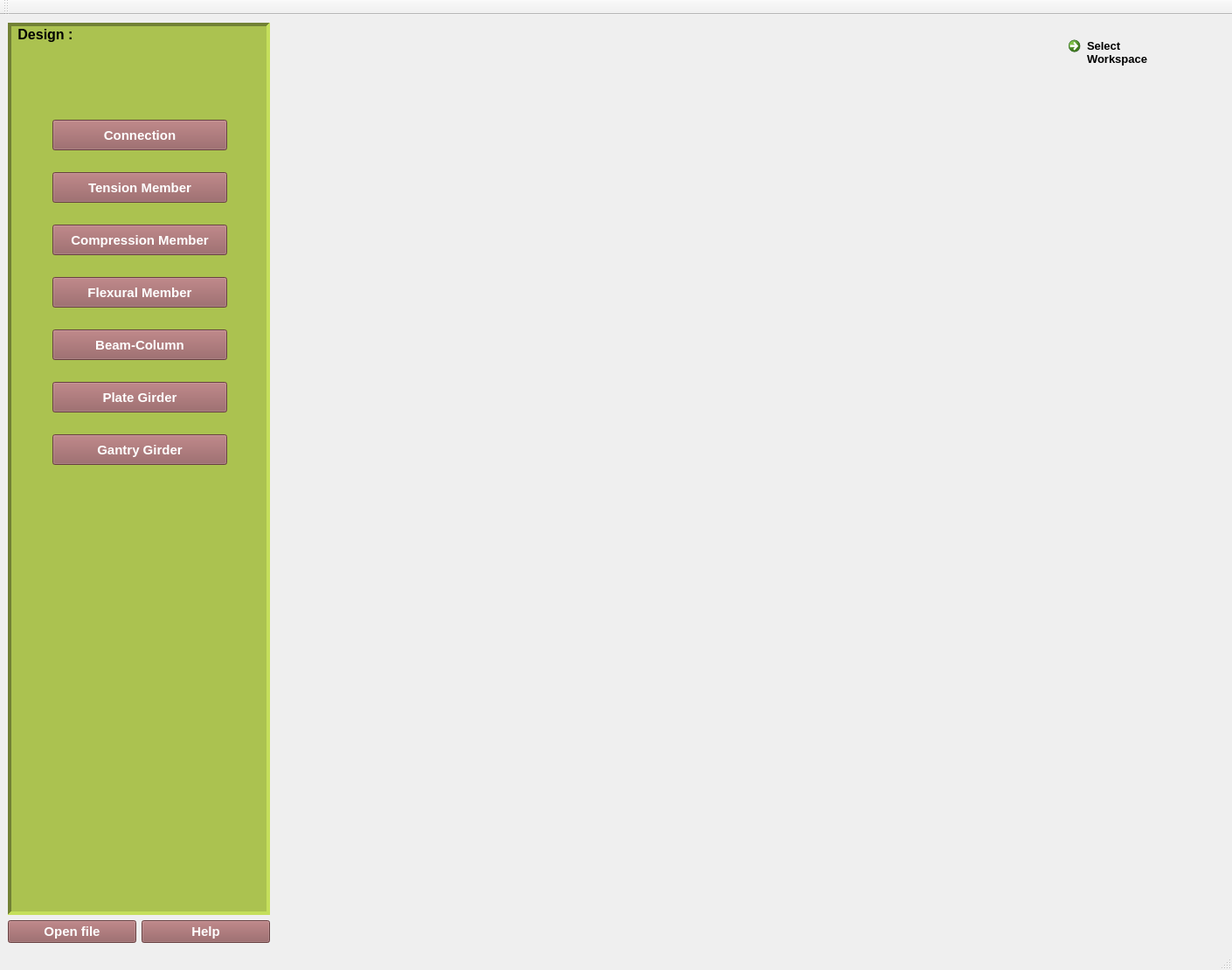
<?xml version="1.0" encoding="UTF-8"?>
<ui version="4.0">
 <class>MainWindow</class>
 <widget class="QMainWindow" name="MainWindow">
  <property name="windowModality">
   <enum>Qt::NonModal</enum>
  </property>
  <property name="geometry">
   <rect>
    <x>0</x>
    <y>0</y>
    <width>1410</width>
    <height>1110</height>
   </rect>
  </property>
  <property name="windowTitle">
   <string>Osdag</string>
  </property>
  <property name="styleSheet">
   <string notr="true">QWidget::showMaximised()</string>
  </property>
  <widget class="QWidget" name="centralwidget">
   <layout class="QGridLayout" name="gridLayout">
    <item row="1" column="1">
     <widget class="QPushButton" name="btn_help">
      <property name="font">
       <font>
        <family>Arial</family>
        <pointsize>11</pointsize>
        <weight>75</weight>
        <bold>true</bold>
       </font>
      </property>
      <property name="styleSheet">
       <string notr="true">QPushButton::hover
{
   background-color: #d97f7f;
   color:#000000 ;
}

QPushButton
{
background-color: #925a5b;
color:#ffffff;
}</string>
      </property>
      <property name="text">
       <string>Help</string>
      </property>
      <property name="autoDefault">
       <bool>true</bool>
      </property>
     </widget>
    </item>
    <item row="1" column="0">
     <widget class="QPushButton" name="btn_openfile">
      <property name="font">
       <font>
        <family>Arial</family>
        <pointsize>11</pointsize>
        <weight>75</weight>
        <bold>true</bold>
       </font>
      </property>
      <property name="styleSheet">
       <string notr="true">QPushButton::hover
{
   background-color: #d97f7f;
   color:#000000 ;
}

QPushButton
{
background-color: #925a5b;
color:#ffffff;
}</string>
      </property>
      <property name="text">
       <string>Open file</string>
      </property>
      <property name="autoDefault">
       <bool>true</bool>
      </property>
     </widget>
    </item>
    <item row="0" column="0" colspan="2">
     <widget class="QListWidget" name="myListWidget">
      <property name="minimumSize">
       <size>
        <width>300</width>
        <height>0</height>
       </size>
      </property>
      <property name="palette">
       <palette>
        <active>
         <colorrole role="Button">
          <brush brushstyle="SolidPattern">
           <color alpha="255">
            <red>171</red>
            <green>194</green>
            <blue>80</blue>
           </color>
          </brush>
         </colorrole>
         <colorrole role="Base">
          <brush brushstyle="SolidPattern">
           <color alpha="255">
            <red>171</red>
            <green>194</green>
            <blue>80</blue>
           </color>
          </brush>
         </colorrole>
         <colorrole role="Window">
          <brush brushstyle="SolidPattern">
           <color alpha="255">
            <red>171</red>
            <green>194</green>
            <blue>80</blue>
           </color>
          </brush>
         </colorrole>
         <colorrole role="Highlight">
          <brush brushstyle="SolidPattern">
           <color alpha="255">
            <red>240</red>
            <green>84</green>
            <blue>69</blue>
           </color>
          </brush>
         </colorrole>
        </active>
        <inactive>
         <colorrole role="Button">
          <brush brushstyle="SolidPattern">
           <color alpha="255">
            <red>171</red>
            <green>194</green>
            <blue>80</blue>
           </color>
          </brush>
         </colorrole>
         <colorrole role="Base">
          <brush brushstyle="SolidPattern">
           <color alpha="255">
            <red>171</red>
            <green>194</green>
            <blue>80</blue>
           </color>
          </brush>
         </colorrole>
         <colorrole role="Window">
          <brush brushstyle="SolidPattern">
           <color alpha="255">
            <red>171</red>
            <green>194</green>
            <blue>80</blue>
           </color>
          </brush>
         </colorrole>
         <colorrole role="Highlight">
          <brush brushstyle="SolidPattern">
           <color alpha="255">
            <red>240</red>
            <green>84</green>
            <blue>69</blue>
           </color>
          </brush>
         </colorrole>
        </inactive>
        <disabled>
         <colorrole role="Button">
          <brush brushstyle="SolidPattern">
           <color alpha="255">
            <red>171</red>
            <green>194</green>
            <blue>80</blue>
           </color>
          </brush>
         </colorrole>
         <colorrole role="Base">
          <brush brushstyle="SolidPattern">
           <color alpha="255">
            <red>171</red>
            <green>194</green>
            <blue>80</blue>
           </color>
          </brush>
         </colorrole>
         <colorrole role="Window">
          <brush brushstyle="SolidPattern">
           <color alpha="255">
            <red>171</red>
            <green>194</green>
            <blue>80</blue>
           </color>
          </brush>
         </colorrole>
         <colorrole role="Highlight">
          <brush brushstyle="SolidPattern">
           <color alpha="255">
            <red>240</red>
            <green>240</green>
            <blue>240</blue>
           </color>
          </brush>
         </colorrole>
        </disabled>
       </palette>
      </property>
      <property name="focusPolicy">
       <enum>Qt::NoFocus</enum>
      </property>
      <property name="contextMenuPolicy">
       <enum>Qt::ActionsContextMenu</enum>
      </property>
      <property name="styleSheet">
       <string notr="true">QListWidget
{
background-color: #abc250 ;
}</string>
      </property>
      <property name="frameShape">
       <enum>QFrame::Panel</enum>
      </property>
      <property name="frameShadow">
       <enum>QFrame::Sunken</enum>
      </property>
      <property name="lineWidth">
       <number>4</number>
      </property>
      <property name="midLineWidth">
       <number>2</number>
      </property>
      <item>
       <property name="text">
        <string> Design :</string>
       </property>
       <property name="toolTip">
        <string/>
       </property>
       <property name="font">
        <font>
         <pointsize>12</pointsize>
         <weight>75</weight>
         <bold>true</bold>
        </font>
       </property>
      </item>
     </widget>
    </item>
    <item row="0" column="2">
     <widget class="QStackedWidget" name="myStackedWidget">
      <property name="font">
       <font>
        <pointsize>13</pointsize>
        <italic>false</italic>
       </font>
      </property>
      <property name="frameShape">
       <enum>QFrame::NoFrame</enum>
      </property>
      <property name="frameShadow">
       <enum>QFrame::Plain</enum>
      </property>
      <property name="currentIndex">
       <number>0</number>
      </property>
      <widget class="QWidget" name="Osdagpage">
       <layout class="QGridLayout" name="gridLayout_2">
        <item row="0" column="0" rowspan="2" colspan="2">
         <widget class="QLabel" name="lbl_OsdagHeader">
          <property name="minimumSize">
           <size>
            <width>800</width>
            <height>200</height>
           </size>
          </property>
          <property name="maximumSize">
           <size>
            <width>800</width>
            <height>200</height>
           </size>
          </property>
          <property name="text">
           <string/>
          </property>
          <property name="pixmap">
           <pixmap resource="ResourceFiles/osdagMainPageIcons.qrc">:/newPrefix/images/Osdag_header.png</pixmap>
          </property>
          <property name="scaledContents">
           <bool>true</bool>
          </property>
         </widget>
        </item>
        <item row="0" column="2">
         <widget class="QCommandLinkButton" name="cmdlinkbtn_workspace">
          <property name="font">
           <font>
            <family>Arial</family>
            <pointsize>10</pointsize>
           </font>
          </property>
          <property name="toolTip">
           <string>&lt;html&gt;&lt;head/&gt;&lt;body&gt;&lt;p&gt;&lt;span style=&quot; font-size:10pt; font-weight:600; color:#abc250;&quot;&gt;Workspace&lt;/span&gt;&lt;/p&gt;&lt;/body&gt;&lt;/html&gt;</string>
          </property>
          <property name="layoutDirection">
           <enum>Qt::LeftToRight</enum>
          </property>
          <property name="styleSheet">
           <string notr="true">QCommandLinkButton
{
background-color: #abc250 ;
}</string>
          </property>
          <property name="text">
           <string>Select
Workspace</string>
          </property>
          <property name="icon">
           <iconset resource="ResourceFiles/osdagMainPageIcons.qrc">
            <normaloff>:/newPrefix/images/workspace_icon.png</normaloff>:/newPrefix/images/workspace_icon.png</iconset>
          </property>
          <property name="iconSize">
           <size>
            <width>100</width>
            <height>100</height>
           </size>
          </property>
         </widget>
        </item>
        <item row="1" column="2" rowspan="2">
         <spacer name="verticalSpacer_6">
          <property name="orientation">
           <enum>Qt::Vertical</enum>
          </property>
          <property name="sizeHint" stdset="0">
           <size>
            <width>20</width>
            <height>738</height>
           </size>
          </property>
         </spacer>
        </item>
        <item row="2" column="0">
         <spacer name="verticalSpacer">
          <property name="orientation">
           <enum>Qt::Vertical</enum>
          </property>
          <property name="sizeHint" stdset="0">
           <size>
            <width>20</width>
            <height>646</height>
           </size>
          </property>
         </spacer>
        </item>
        <item row="3" column="0">
         <widget class="QLabel" name="lbl_fosseelogo">
          <property name="minimumSize">
           <size>
            <width>250</width>
            <height>92</height>
           </size>
          </property>
          <property name="maximumSize">
           <size>
            <width>250</width>
            <height>92</height>
           </size>
          </property>
          <property name="text">
           <string/>
          </property>
          <property name="pixmap">
           <pixmap resource="ResourceFiles/osdagMainPageIcons.qrc">:/newPrefix/images/Fossee_logo.png</pixmap>
          </property>
          <property name="scaledContents">
           <bool>true</bool>
          </property>
         </widget>
        </item>
        <item row="3" column="1">
         <spacer name="horizontalSpacer">
          <property name="orientation">
           <enum>Qt::Horizontal</enum>
          </property>
          <property name="sizeHint" stdset="0">
           <size>
            <width>532</width>
            <height>20</height>
           </size>
          </property>
         </spacer>
        </item>
        <item row="3" column="2">
         <widget class="QLabel" name="lbl_iitblogo">
          <property name="sizePolicy">
           <sizepolicy hsizetype="Preferred" vsizetype="Preferred">
            <horstretch>0</horstretch>
            <verstretch>0</verstretch>
           </sizepolicy>
          </property>
          <property name="minimumSize">
           <size>
            <width>100</width>
            <height>100</height>
           </size>
          </property>
          <property name="text">
           <string/>
          </property>
          <property name="pixmap">
           <pixmap resource="ResourceFiles/osdagMainPageIcons.qrc">:/newPrefix/images/logoiitb.png</pixmap>
          </property>
          <property name="scaledContents">
           <bool>false</bool>
          </property>
         </widget>
        </item>
       </layout>
      </widget>
      <widget class="QWidget" name="Connectionpage">
       <layout class="QHBoxLayout" name="horizontalLayout">
        <item>
         <widget class="QTabWidget" name="mytabWidget">
          <property name="sizePolicy">
           <sizepolicy hsizetype="Expanding" vsizetype="Expanding">
            <horstretch>0</horstretch>
            <verstretch>0</verstretch>
           </sizepolicy>
          </property>
          <property name="font">
           <font>
            <family>Arial</family>
            <pointsize>11</pointsize>
            <weight>75</weight>
            <bold>true</bold>
           </font>
          </property>
          <property name="focusPolicy">
           <enum>Qt::ClickFocus</enum>
          </property>
          <property name="toolTip">
           <string>&lt;html&gt;&lt;head/&gt;&lt;body&gt;&lt;p&gt;&lt;a href=&quot;#&quot;&gt;Shear Connection&lt;/a&gt;&lt;/p&gt;&lt;/body&gt;&lt;/html&gt;</string>
          </property>
          <property name="styleSheet">
           <string notr="true">QTabBar::tab {
    margin-right: 10;
 }
QTabBar::tab::hover
{
   background-color: #d97f7f;
   color:#000000 ;
}

QTabBar::tab{
height: 40px;
width: 200px;
background-color: #925a5b;
color:#ffffff;
}
QTabBar::tab{
border-top-left-radius: 2px ;
border-top-right-radius: 2px ;
border-bottom-left-radius: 0px ;
border-bottom-right-radius: 0px ;
}
 </string>
          </property>
          <property name="tabShape">
           <enum>QTabWidget::Triangular</enum>
          </property>
          <property name="currentIndex">
           <number>0</number>
          </property>
          <widget class="QWidget" name="tab1_shearconnection">
           <property name="font">
            <font>
             <italic>true</italic>
            </font>
           </property>
           <attribute name="title">
            <string>Shear Connection</string>
           </attribute>
           <layout class="QGridLayout" name="gridLayout_3">
            <item row="0" column="2">
             <spacer name="verticalSpacer_4">
              <property name="orientation">
               <enum>Qt::Vertical</enum>
              </property>
              <property name="sizeHint" stdset="0">
               <size>
                <width>20</width>
                <height>102</height>
               </size>
              </property>
             </spacer>
            </item>
            <item row="0" column="6">
             <spacer name="verticalSpacer_5">
              <property name="orientation">
               <enum>Qt::Vertical</enum>
              </property>
              <property name="sizeHint" stdset="0">
               <size>
                <width>20</width>
                <height>102</height>
               </size>
              </property>
             </spacer>
            </item>
            <item row="1" column="0">
             <spacer name="horizontalSpacer_2">
              <property name="orientation">
               <enum>Qt::Horizontal</enum>
              </property>
              <property name="sizeHint" stdset="0">
               <size>
                <width>87</width>
                <height>20</height>
               </size>
              </property>
             </spacer>
            </item>
            <item row="1" column="1" colspan="3">
             <layout class="QVBoxLayout" name="verticalLayout">
              <item>
               <widget class="QLabel" name="label_2">
                <property name="font">
                 <font>
                  <family>Arial</family>
                  <pointsize>12</pointsize>
                  <weight>75</weight>
                  <bold>true</bold>
                 </font>
                </property>
                <property name="text">
                 <string>Finplate</string>
                </property>
               </widget>
              </item>
              <item>
               <widget class="QRadioButton" name="rdbtn_finplate">
                <property name="font">
                 <font>
                  <family>Arial</family>
                  <pointsize>12</pointsize>
                  <weight>75</weight>
                  <italic>false</italic>
                  <bold>true</bold>
                  <strikeout>false</strikeout>
                 </font>
                </property>
                <property name="focusPolicy">
                 <enum>Qt::TabFocus</enum>
                </property>
                <property name="layoutDirection">
                 <enum>Qt::LeftToRight</enum>
                </property>
                <property name="text">
                 <string/>
                </property>
                <property name="icon">
                 <iconset>
                  <normaloff>ResourceFiles/images/finplate.png</normaloff>ResourceFiles/images/finplate.png</iconset>
                </property>
                <property name="iconSize">
                 <size>
                  <width>300</width>
                  <height>300</height>
                 </size>
                </property>
                <property name="shortcut">
                 <string>Shift+F</string>
                </property>
                <property name="checkable">
                 <bool>true</bool>
                </property>
               </widget>
              </item>
             </layout>
            </item>
            <item row="1" column="4">
             <spacer name="horizontalSpacer_3">
              <property name="orientation">
               <enum>Qt::Horizontal</enum>
              </property>
              <property name="sizeHint" stdset="0">
               <size>
                <width>175</width>
                <height>20</height>
               </size>
              </property>
             </spacer>
            </item>
            <item row="1" column="5" colspan="3">
             <layout class="QVBoxLayout" name="verticalLayout_2">
              <item>
               <widget class="QLabel" name="label_3">
                <property name="font">
                 <font>
                  <family>Arial</family>
                  <pointsize>12</pointsize>
                  <weight>75</weight>
                  <bold>true</bold>
                 </font>
                </property>
                <property name="text">
                 <string>Cleat Angle</string>
                </property>
               </widget>
              </item>
              <item>
               <widget class="QRadioButton" name="rdbtn_cleat">
                <property name="font">
                 <font>
                  <family>Arial</family>
                  <pointsize>12</pointsize>
                  <weight>75</weight>
                  <italic>false</italic>
                  <bold>true</bold>
                  <underline>false</underline>
                  <strikeout>false</strikeout>
                 </font>
                </property>
                <property name="focusPolicy">
                 <enum>Qt::TabFocus</enum>
                </property>
                <property name="layoutDirection">
                 <enum>Qt::LeftToRight</enum>
                </property>
                <property name="styleSheet">
                 <string notr="true">QRadioButton {
text-shadow : black 0.1em 0.1em 0.2em  ;
}</string>
                </property>
                <property name="text">
                 <string/>
                </property>
                <property name="icon">
                 <iconset>
                  <normaloff>ResourceFiles/images/cleatAngle.png</normaloff>ResourceFiles/images/cleatAngle.png</iconset>
                </property>
                <property name="iconSize">
                 <size>
                  <width>300</width>
                  <height>300</height>
                 </size>
                </property>
                <property name="shortcut">
                 <string>Shift+C</string>
                </property>
               </widget>
              </item>
             </layout>
            </item>
            <item row="1" column="8">
             <spacer name="horizontalSpacer_8">
              <property name="orientation">
               <enum>Qt::Horizontal</enum>
              </property>
              <property name="sizeHint" stdset="0">
               <size>
                <width>87</width>
                <height>20</height>
               </size>
              </property>
             </spacer>
            </item>
            <item row="2" column="0">
             <spacer name="horizontalSpacer_4">
              <property name="orientation">
               <enum>Qt::Horizontal</enum>
              </property>
              <property name="sizeHint" stdset="0">
               <size>
                <width>87</width>
                <height>20</height>
               </size>
              </property>
             </spacer>
            </item>
            <item row="2" column="1" colspan="3">
             <layout class="QVBoxLayout" name="verticalLayout_3">
              <item>
               <widget class="QLabel" name="label_4">
                <property name="font">
                 <font>
                  <family>Arial</family>
                  <pointsize>12</pointsize>
                  <weight>75</weight>
                  <bold>true</bold>
                 </font>
                </property>
                <property name="text">
                 <string>Endplate</string>
                </property>
               </widget>
              </item>
              <item>
               <widget class="QRadioButton" name="rdbtn_endplate">
                <property name="font">
                 <font>
                  <family>Arial</family>
                  <pointsize>12</pointsize>
                  <weight>75</weight>
                  <italic>false</italic>
                  <bold>true</bold>
                 </font>
                </property>
                <property name="focusPolicy">
                 <enum>Qt::TabFocus</enum>
                </property>
                <property name="layoutDirection">
                 <enum>Qt::LeftToRight</enum>
                </property>
                <property name="text">
                 <string/>
                </property>
                <property name="icon">
                 <iconset>
                  <normaloff>ResourceFiles/images/endplate.png</normaloff>ResourceFiles/images/endplate.png</iconset>
                </property>
                <property name="iconSize">
                 <size>
                  <width>300</width>
                  <height>300</height>
                 </size>
                </property>
                <property name="shortcut">
                 <string>Shift+E</string>
                </property>
               </widget>
              </item>
             </layout>
            </item>
            <item row="2" column="4">
             <spacer name="horizontalSpacer_5">
              <property name="orientation">
               <enum>Qt::Horizontal</enum>
              </property>
              <property name="sizeHint" stdset="0">
               <size>
                <width>175</width>
                <height>20</height>
               </size>
              </property>
             </spacer>
            </item>
            <item row="2" column="5" colspan="3">
             <layout class="QVBoxLayout" name="verticalLayout_4">
              <item>
               <widget class="QLabel" name="label_5">
                <property name="font">
                 <font>
                  <family>Arial</family>
                  <pointsize>12</pointsize>
                  <weight>75</weight>
                  <bold>true</bold>
                 </font>
                </property>
                <property name="text">
                 <string>Seated Angle</string>
                </property>
               </widget>
              </item>
              <item>
               <widget class="QRadioButton" name="rdbtn_seat">
                <property name="focusPolicy">
                 <enum>Qt::TabFocus</enum>
                </property>
                <property name="text">
                 <string/>
                </property>
                <property name="icon">
                 <iconset resource="ResourceFiles/osdagMainPageIcons.qrc">
                  <normaloff>:/newPrefix/images/seatedAngle1.png</normaloff>:/newPrefix/images/seatedAngle1.png</iconset>
                </property>
                <property name="iconSize">
                 <size>
                  <width>300</width>
                  <height>300</height>
                 </size>
                </property>
                <property name="shortcut">
                 <string>Shift+S</string>
                </property>
               </widget>
              </item>
             </layout>
            </item>
            <item row="2" column="8">
             <spacer name="horizontalSpacer_9">
              <property name="orientation">
               <enum>Qt::Horizontal</enum>
              </property>
              <property name="sizeHint" stdset="0">
               <size>
                <width>87</width>
                <height>20</height>
               </size>
              </property>
             </spacer>
            </item>
            <item row="3" column="1">
             <spacer name="verticalSpacer_2">
              <property name="orientation">
               <enum>Qt::Vertical</enum>
              </property>
              <property name="sizeHint" stdset="0">
               <size>
                <width>20</width>
                <height>102</height>
               </size>
              </property>
             </spacer>
            </item>
            <item row="3" column="7">
             <spacer name="verticalSpacer_3">
              <property name="orientation">
               <enum>Qt::Vertical</enum>
              </property>
              <property name="sizeHint" stdset="0">
               <size>
                <width>20</width>
                <height>102</height>
               </size>
              </property>
             </spacer>
            </item>
            <item row="4" column="3">
             <spacer name="horizontalSpacer_6">
              <property name="orientation">
               <enum>Qt::Horizontal</enum>
              </property>
              <property name="sizeHint" stdset="0">
               <size>
                <width>262</width>
                <height>20</height>
               </size>
              </property>
             </spacer>
            </item>
            <item row="4" column="4">
             <widget class="QPushButton" name="btn_start">
              <property name="minimumSize">
               <size>
                <width>190</width>
                <height>30</height>
               </size>
              </property>
              <property name="maximumSize">
               <size>
                <width>190</width>
                <height>30</height>
               </size>
              </property>
              <property name="font">
               <font>
                <family>Arial</family>
                <pointsize>11</pointsize>
                <weight>75</weight>
                <bold>true</bold>
               </font>
              </property>
              <property name="focusPolicy">
               <enum>Qt::TabFocus</enum>
              </property>
              <property name="styleSheet">
               <string notr="true">QPushButton::hover
{
   background-color: #d97f7f;
   color:#000000 ;
}

QPushButton
{
background-color: #925a5b;
color:#ffffff;
}</string>
              </property>
              <property name="text">
               <string>Start</string>
              </property>
              <property name="checkable">
               <bool>false</bool>
              </property>
              <property name="autoExclusive">
               <bool>false</bool>
              </property>
              <property name="autoDefault">
               <bool>true</bool>
              </property>
             </widget>
            </item>
            <item row="4" column="5">
             <spacer name="horizontalSpacer_7">
              <property name="orientation">
               <enum>Qt::Horizontal</enum>
              </property>
              <property name="sizeHint" stdset="0">
               <size>
                <width>262</width>
                <height>20</height>
               </size>
              </property>
             </spacer>
            </item>
           </layout>
          </widget>
          <widget class="QWidget" name="tab2_momentconnection">
           <property name="layoutDirection">
            <enum>Qt::RightToLeft</enum>
           </property>
           <attribute name="title">
            <string>Moment Connection</string>
           </attribute>
          </widget>
         </widget>
        </item>
       </layout>
      </widget>
      <widget class="QWidget" name="tensionpage">
       <widget class="QLabel" name="label">
        <property name="geometry">
         <rect>
          <x>350</x>
          <y>260</y>
          <width>271</width>
          <height>111</height>
         </rect>
        </property>
        <property name="font">
         <font>
          <pointsize>19</pointsize>
          <weight>75</weight>
          <bold>true</bold>
          <underline>true</underline>
         </font>
        </property>
        <property name="text">
         <string>Coming Soon ...</string>
        </property>
       </widget>
      </widget>
      <widget class="QWidget" name="page"/>
     </widget>
    </item>
   </layout>
   <widget class="QPushButton" name="btn_connection">
    <property name="geometry">
     <rect>
      <x>60</x>
      <y>120</y>
      <width>200</width>
      <height>35</height>
     </rect>
    </property>
    <property name="font">
     <font>
      <family>Arial</family>
      <pointsize>11</pointsize>
      <weight>75</weight>
      <bold>true</bold>
     </font>
    </property>
    <property name="mouseTracking">
     <bool>false</bool>
    </property>
    <property name="focusPolicy">
     <enum>Qt::StrongFocus</enum>
    </property>
    <property name="contextMenuPolicy">
     <enum>Qt::ActionsContextMenu</enum>
    </property>
    <property name="styleSheet">
     <string notr="true">QPushButton::hover
{
   background-color: #d97f7f;
   color:#000000 ;
}

QPushButton
{
background-color: #925a5b;
color:#ffffff;
}
</string>
    </property>
    <property name="text">
     <string>Connection</string>
    </property>
    <property name="autoDefault">
     <bool>true</bool>
    </property>
    <property name="default">
     <bool>false</bool>
    </property>
   </widget>
   <widget class="QPushButton" name="btn_tension">
    <property name="geometry">
     <rect>
      <x>60</x>
      <y>180</y>
      <width>200</width>
      <height>35</height>
     </rect>
    </property>
    <property name="font">
     <font>
      <family>Arial</family>
      <pointsize>11</pointsize>
      <weight>75</weight>
      <bold>true</bold>
     </font>
    </property>
    <property name="styleSheet">
     <string notr="true">QPushButton::hover
{
   background-color: #d97f7f;
   color:#000000 ;
}

QPushButton
{
background-color: #925a5b;
color:#ffffff;
}
</string>
    </property>
    <property name="text">
     <string>Tension Member</string>
    </property>
    <property name="autoDefault">
     <bool>true</bool>
    </property>
   </widget>
   <widget class="QPushButton" name="btn_compression">
    <property name="geometry">
     <rect>
      <x>60</x>
      <y>240</y>
      <width>200</width>
      <height>35</height>
     </rect>
    </property>
    <property name="font">
     <font>
      <family>Arial</family>
      <pointsize>11</pointsize>
      <weight>75</weight>
      <bold>true</bold>
     </font>
    </property>
    <property name="styleSheet">
     <string notr="true">QPushButton::hover
{
   background-color: #d97f7f;
   color:#000000 ;
}

QPushButton
{
background-color: #925a5b;
color:#ffffff;
}
</string>
    </property>
    <property name="text">
     <string>Compression Member</string>
    </property>
    <property name="autoDefault">
     <bool>true</bool>
    </property>
   </widget>
   <widget class="QPushButton" name="btn_flexural">
    <property name="geometry">
     <rect>
      <x>60</x>
      <y>300</y>
      <width>200</width>
      <height>35</height>
     </rect>
    </property>
    <property name="font">
     <font>
      <family>Arial</family>
      <pointsize>11</pointsize>
      <weight>75</weight>
      <bold>true</bold>
     </font>
    </property>
    <property name="styleSheet">
     <string notr="true">QPushButton::hover
{
   background-color: #d97f7f;
   color:#000000 ;
}

QPushButton
{
background-color: #925a5b;
color:#ffffff;
}</string>
    </property>
    <property name="text">
     <string>Flexural Member</string>
    </property>
    <property name="autoDefault">
     <bool>true</bool>
    </property>
   </widget>
   <widget class="QPushButton" name="btn_beamCol">
    <property name="geometry">
     <rect>
      <x>60</x>
      <y>360</y>
      <width>200</width>
      <height>35</height>
     </rect>
    </property>
    <property name="font">
     <font>
      <family>Arial</family>
      <pointsize>11</pointsize>
      <weight>75</weight>
      <bold>true</bold>
     </font>
    </property>
    <property name="styleSheet">
     <string notr="true">QPushButton::hover
{
   background-color: #d97f7f;
   color:#000000 ;
}

QPushButton
{
background-color: #925a5b;
color:#ffffff;
}</string>
    </property>
    <property name="text">
     <string>Beam-Column</string>
    </property>
    <property name="autoDefault">
     <bool>true</bool>
    </property>
   </widget>
   <widget class="QPushButton" name="btn_plate">
    <property name="geometry">
     <rect>
      <x>60</x>
      <y>420</y>
      <width>200</width>
      <height>35</height>
     </rect>
    </property>
    <property name="font">
     <font>
      <family>Arial</family>
      <pointsize>11</pointsize>
      <weight>75</weight>
      <bold>true</bold>
     </font>
    </property>
    <property name="styleSheet">
     <string notr="true">QPushButton::hover
{
   background-color: #d97f7f;
   color:#000000 ;
}

QPushButton
{
background-color: #925a5b;
color:#ffffff;
}</string>
    </property>
    <property name="text">
     <string>Plate Girder</string>
    </property>
    <property name="autoDefault">
     <bool>true</bool>
    </property>
   </widget>
   <widget class="QPushButton" name="btn_gantry">
    <property name="geometry">
     <rect>
      <x>60</x>
      <y>480</y>
      <width>200</width>
      <height>35</height>
     </rect>
    </property>
    <property name="font">
     <font>
      <family>Arial</family>
      <pointsize>11</pointsize>
      <weight>75</weight>
      <bold>true</bold>
     </font>
    </property>
    <property name="styleSheet">
     <string notr="true">QPushButton::hover
{
   background-color: #d97f7f;
   color:#000000 ;
}

QPushButton
{
background-color: #925a5b;
color:#ffffff;
}</string>
    </property>
    <property name="text">
     <string>Gantry Girder</string>
    </property>
    <property name="autoDefault">
     <bool>true</bool>
    </property>
   </widget>
   <zorder>myListWidget</zorder>
   <zorder>myStackedWidget</zorder>
   <zorder>btn_openfile</zorder>
   <zorder>btn_help</zorder>
   <zorder>btn_connection</zorder>
   <zorder>btn_tension</zorder>
   <zorder>btn_compression</zorder>
   <zorder>btn_flexural</zorder>
   <zorder>btn_beamCol</zorder>
   <zorder>btn_plate</zorder>
   <zorder>btn_gantry</zorder>
  </widget>
  <widget class="QMenuBar" name="menubar">
   <property name="geometry">
    <rect>
     <x>0</x>
     <y>0</y>
     <width>1410</width>
     <height>26</height>
    </rect>
   </property>
  </widget>
  <widget class="QStatusBar" name="statusbar"/>
  <widget class="QToolBar" name="toolBar">
   <property name="windowTitle">
    <string>toolBar</string>
   </property>
   <attribute name="toolBarArea">
    <enum>TopToolBarArea</enum>
   </attribute>
   <attribute name="toolBarBreak">
    <bool>false</bool>
   </attribute>
  </widget>
 </widget>
 <tabstops>
  <tabstop>btn_connection</tabstop>
  <tabstop>btn_tension</tabstop>
  <tabstop>btn_compression</tabstop>
  <tabstop>btn_flexural</tabstop>
  <tabstop>btn_beamCol</tabstop>
  <tabstop>btn_plate</tabstop>
  <tabstop>btn_gantry</tabstop>
  <tabstop>btn_openfile</tabstop>
  <tabstop>btn_help</tabstop>
  <tabstop>rdbtn_seat</tabstop>
  <tabstop>rdbtn_finplate</tabstop>
  <tabstop>rdbtn_cleat</tabstop>
  <tabstop>rdbtn_endplate</tabstop>
  <tabstop>btn_start</tabstop>
 </tabstops>
 <resources>
  <include location="ResourceFiles/osdagMainPageIcons.qrc"/>
 </resources>
 <connections/>
</ui>
